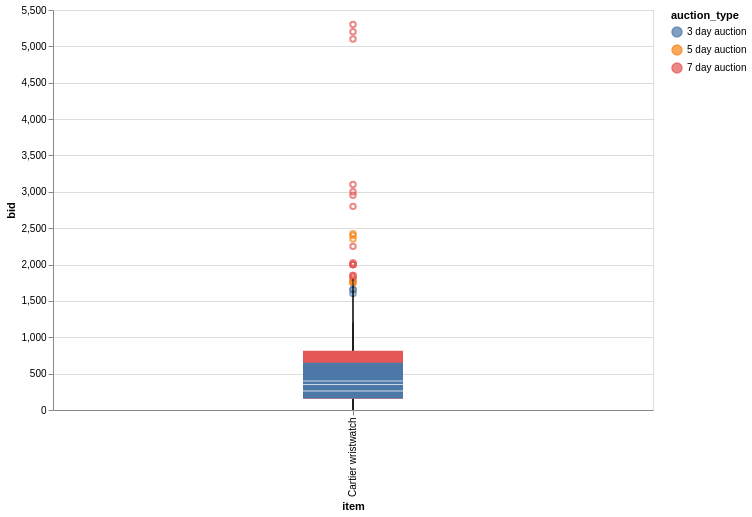

Notebook code for this chart:
### Code cell
alt.Chart(auction_watch, height=400, width=600) \
    .mark_boxplot(size=100) \
    .encode(x='item', y='bid', color='auction_type')

### Figure 1 — Vega-Lite specification as saved in the notebook (floating-point values rounded to 4 significant figures; data arrays with more than 128 entries replaced by an {"elided": "..."} marker saying what was removed)
{"config": {"view": {"continuousWidth": 300, "continuousHeight": 300}}, "data": {"name": "data-05a605a984e1103cd670036da61a3abc"}, "mark": {"type": "boxplot", "size": 100}, "encoding": {"color": {"field": "auction_type", "type": "nominal"}, "x": {"field": "item", "type": "nominal"}, "y": {"field": "bid", "type": "quantitative"}}, "height": 400, "width": 600, "$schema": "https://vega.github.io/schema/vega-lite/v6.1.0.json", "datasets": {"data-05a605a984e1103cd670036da61a3abc": {"elided": "441 records"}}}
